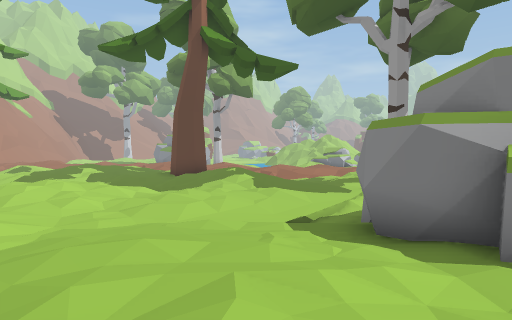
[1] (above)

18 first-person views from a walk through a 3-D level made in the Unity game engine. The camera is 1.5 m above the floor, tilts 2° down and sees 75° across. The floor is counted in squares, 2 m on a side. Each view is taken from the middle of a square. On the plan, view 1 faces up. The plan holds only what a view shows up to about 11 squares ahead; the rest is blank. The place goes on beyond the plan. Some animated figures are left out. Some surface patterns are stand-ins.

[2]
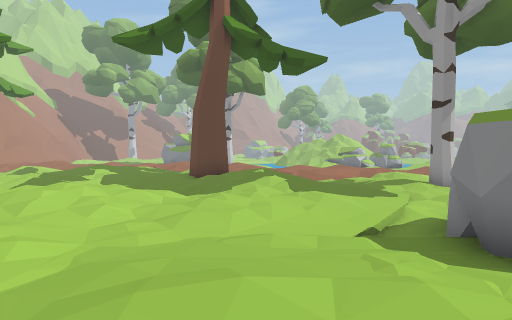

[3]
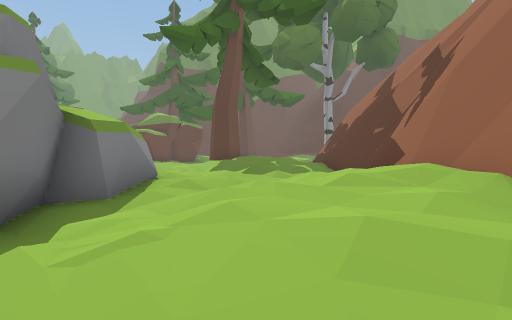

[4]
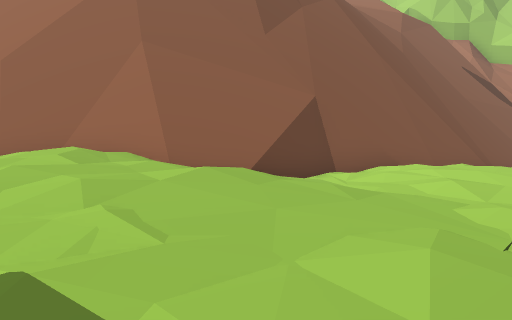

[5]
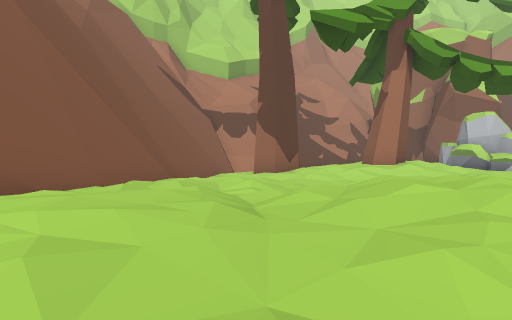

[6]
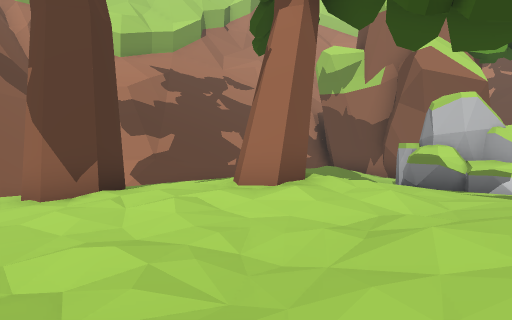

[7]
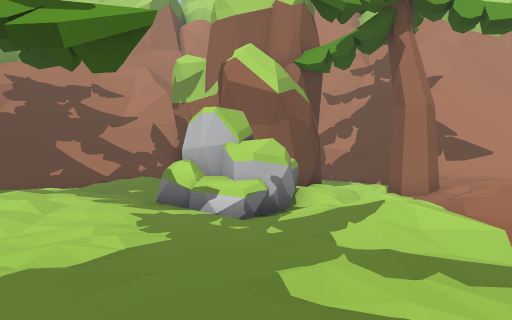

[8]
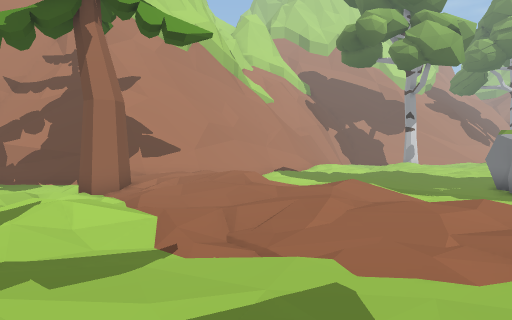

[9]
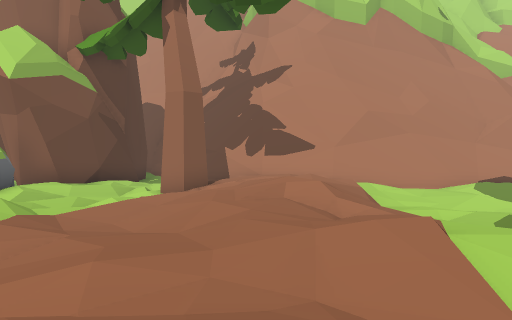

[10]
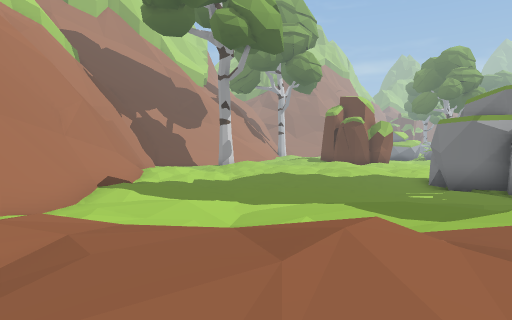

[11]
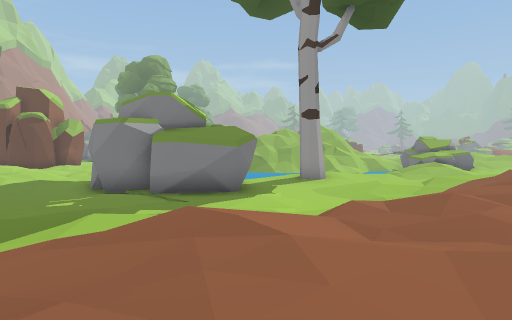

[12]
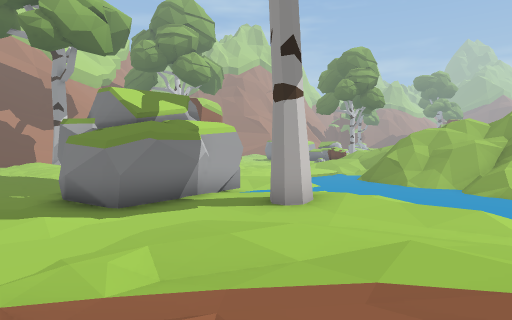

[13]
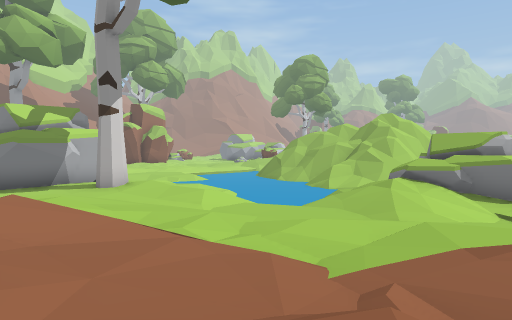

[14]
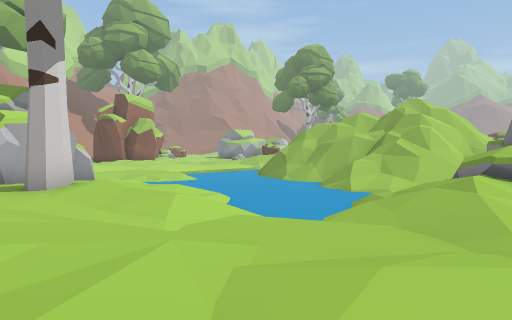

[15]
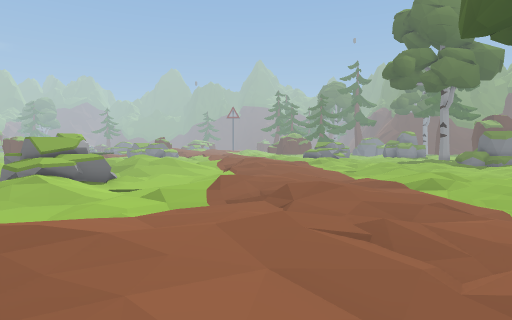

[16]
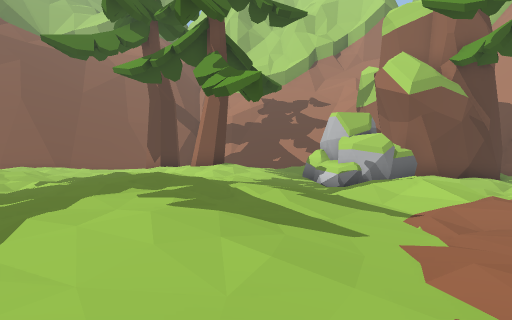

[17]
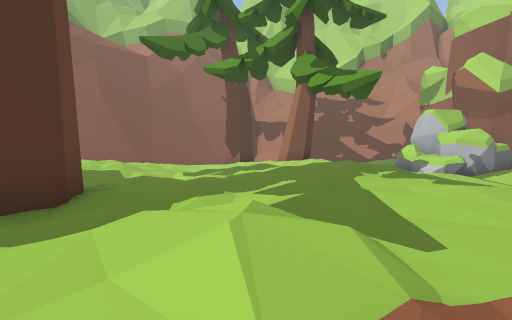

[18]
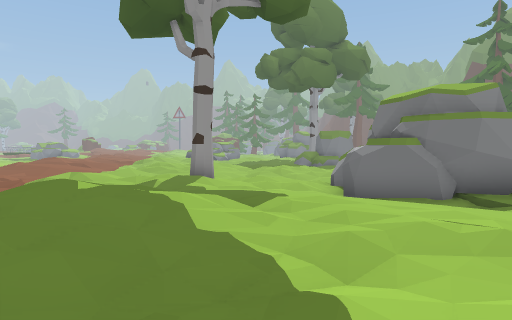

### Floor plan
Key: @ floor where view 1 was taken; # wall or solid block; . main floor; : floor 0.25 m higher than the main floor; - floor 0.25 m lower than the main floor; + floor 0.5 m higher than the main floor; _ floor 0.5 m lower than the main floor; * floor 0.75 m higher than the main floor; < floor 0.75 m lower than the main floor; % floor 1 m higher than the main floor; ( floor 1 m lower than the main floor; ! floor 1.25 m lower than the main floor; / step, stairs or slope; = window, fence, low wall or low ledge; ^ raised ledge.
Columns run from 19 left of view 1 to 7 right of it. Each row starts with its distance up from view 1.
 33 #____--_<<#   #    !!!!//=#
 32 #______<<(#   #    !!!!//=/
 31 #-_____<<<#####    !!!!!!
 30 #-_____<<<<###__-__(!!!
 29 #___<_<<<<<##<<_#.//!!!//
 28 #__<<_-__<<<<<<__--//!//^#
 27 #__<<_--_____<_____/<///^##
 26 #-//__-./-__<<_--__<<((-//_
 25  .:://.::--_<___//__<<<<<(
 24  +:++/.:+...//_.::--_____<
 23  ::+++::+.:+++  :+/-__-.
 22  ../.:/.::::   ::+..-_./
 21  ##-..--..../ +::::../-..
 20 <<__---./--...  -.::+/.:.:
 19 _//_-///--..:..-....::: ..
 18 #-.//.//..::+:./:..//.  -
 17 ##.##/./.:++*+:+/-  _---.
 16  #####-.::+%*+::/.  <__/:
 15   ###^-..:+%*+::..   _../
 14  -_##-..::+++::+#     ...
 13  ://-.:.:+++:.+: **   /:
 12  ::-.:++.:++:.::/+%*:..+#
 11  ...:+++..::.:../:++:....-
 10  -..:+#:.--.:+::..:.:.-..-
  9  #-..:::..-.+**/.::::.--..
  8  ##/.:::.--/:**+.::..#__-
  7  ##// #.---/:+++.:../_####
  6   #  ##--...:.:....--##
  5     ##--...::++:.....##
  4      ######/:++:.::::.#
  3           ####:.:+**+:##
  2              ###/+**++/#
  1                ###%%++++
  0                  ##@*:++ ::
 -1                   ##   .::+
 -2                    ## ::+**
 -3                     ##::*%
 -4                      ##:*
 -5                       ##

Where each view was taken, in squares from view 1:
view 1: 0 up, 0 right, facing up
view 2: 1 up, 1 left, facing up
view 3: 5 up, 2 left, facing down-right
view 4: 6 up, 1 right, facing down-left
view 5: 6 up, 2 left, facing left
view 6: 10 up, 7 left, facing left
view 7: 16 up, 7 left, facing left
view 8: 17 up, 7 left, facing up-left
view 9: 23 up, 8 left, facing left
view 10: 22 up, 15 left, facing up
view 11: 22 up, 13 left, facing up-right
view 12: 22 up, 4 left, facing up
view 13: 19 up, 1 right, facing up
view 14: 22 up, 1 right, facing up
view 15: 21 up, 5 left, facing right
view 16: 21 up, 5 left, facing down-left
view 17: 19 up, 2 left, facing down-left
view 18: 10 up, 5 left, facing right
